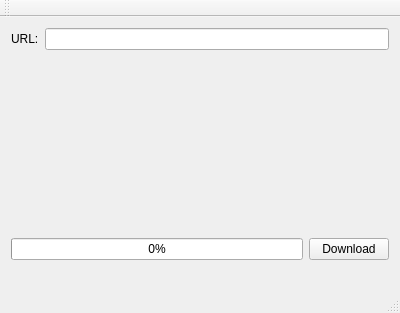
<?xml version="1.0" encoding="UTF-8"?>
<ui version="4.0">
 <class>MainWindow</class>
 <widget class="QMainWindow" name="MainWindow">
  <property name="geometry">
   <rect>
    <x>0</x>
    <y>0</y>
    <width>400</width>
    <height>313</height>
   </rect>
  </property>
  <property name="windowTitle">
   <string>Downloader</string>
  </property>
  <widget class="QWidget" name="centralWidget">
   <property name="minimumSize">
    <size>
     <width>0</width>
     <height>210</height>
    </size>
   </property>
   <layout class="QVBoxLayout" name="verticalLayout_2">
    <item>
     <layout class="QVBoxLayout" name="verticalLayout">
      <item>
       <layout class="QHBoxLayout" name="horizontalLayout">
        <item>
         <widget class="QLabel" name="label">
          <property name="text">
           <string>URL:</string>
          </property>
         </widget>
        </item>
        <item>
         <widget class="QLineEdit" name="url">
          <property name="text">
           <string/>
          </property>
         </widget>
        </item>
       </layout>
      </item>
      <item>
       <spacer name="verticalSpacer">
        <property name="orientation">
         <enum>Qt::Vertical</enum>
        </property>
        <property name="sizeHint" stdset="0">
         <size>
          <width>20</width>
          <height>40</height>
         </size>
        </property>
       </spacer>
      </item>
      <item>
       <layout class="QHBoxLayout" name="horizontalLayout_2">
        <item>
         <widget class="QProgressBar" name="progressBar">
          <property name="enabled">
           <bool>true</bool>
          </property>
          <property name="value">
           <number>0</number>
          </property>
          <property name="textVisible">
           <bool>true</bool>
          </property>
         </widget>
        </item>
        <item>
         <widget class="QPushButton" name="downloadButton">
          <property name="text">
           <string>Download</string>
          </property>
         </widget>
        </item>
       </layout>
      </item>
     </layout>
    </item>
    <item>
     <widget class="QLabel" name="image">
      <property name="minimumSize">
       <size>
        <width>200</width>
        <height>0</height>
       </size>
      </property>
      <property name="text">
       <string/>
      </property>
     </widget>
    </item>
   </layout>
  </widget>
  <widget class="QMenuBar" name="menuBar">
   <property name="geometry">
    <rect>
     <x>0</x>
     <y>0</y>
     <width>400</width>
     <height>26</height>
    </rect>
   </property>
  </widget>
  <widget class="QToolBar" name="mainToolBar">
   <attribute name="toolBarArea">
    <enum>TopToolBarArea</enum>
   </attribute>
   <attribute name="toolBarBreak">
    <bool>false</bool>
   </attribute>
  </widget>
  <widget class="QStatusBar" name="statusBar"/>
 </widget>
 <layoutdefault spacing="6" margin="11"/>
 <resources/>
 <connections/>
</ui>
